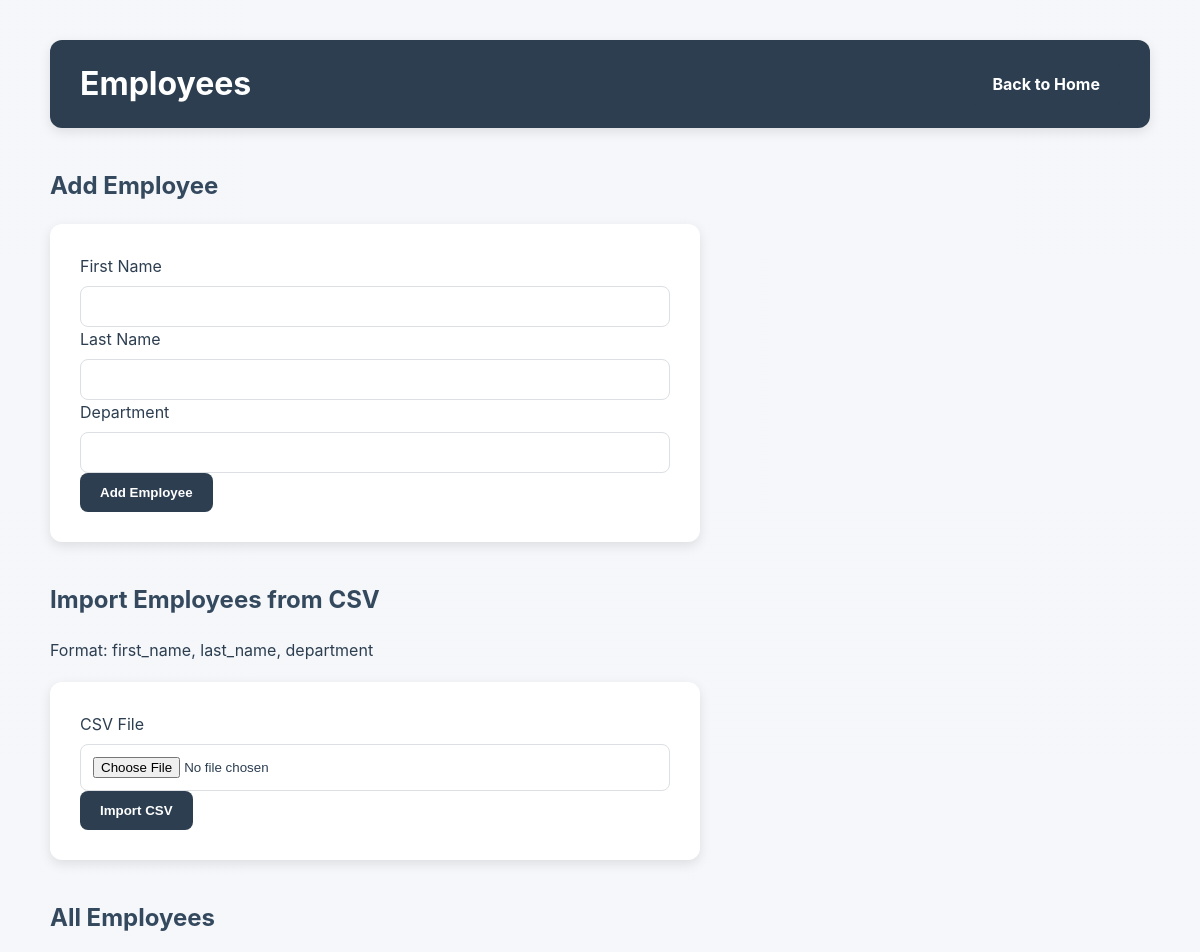
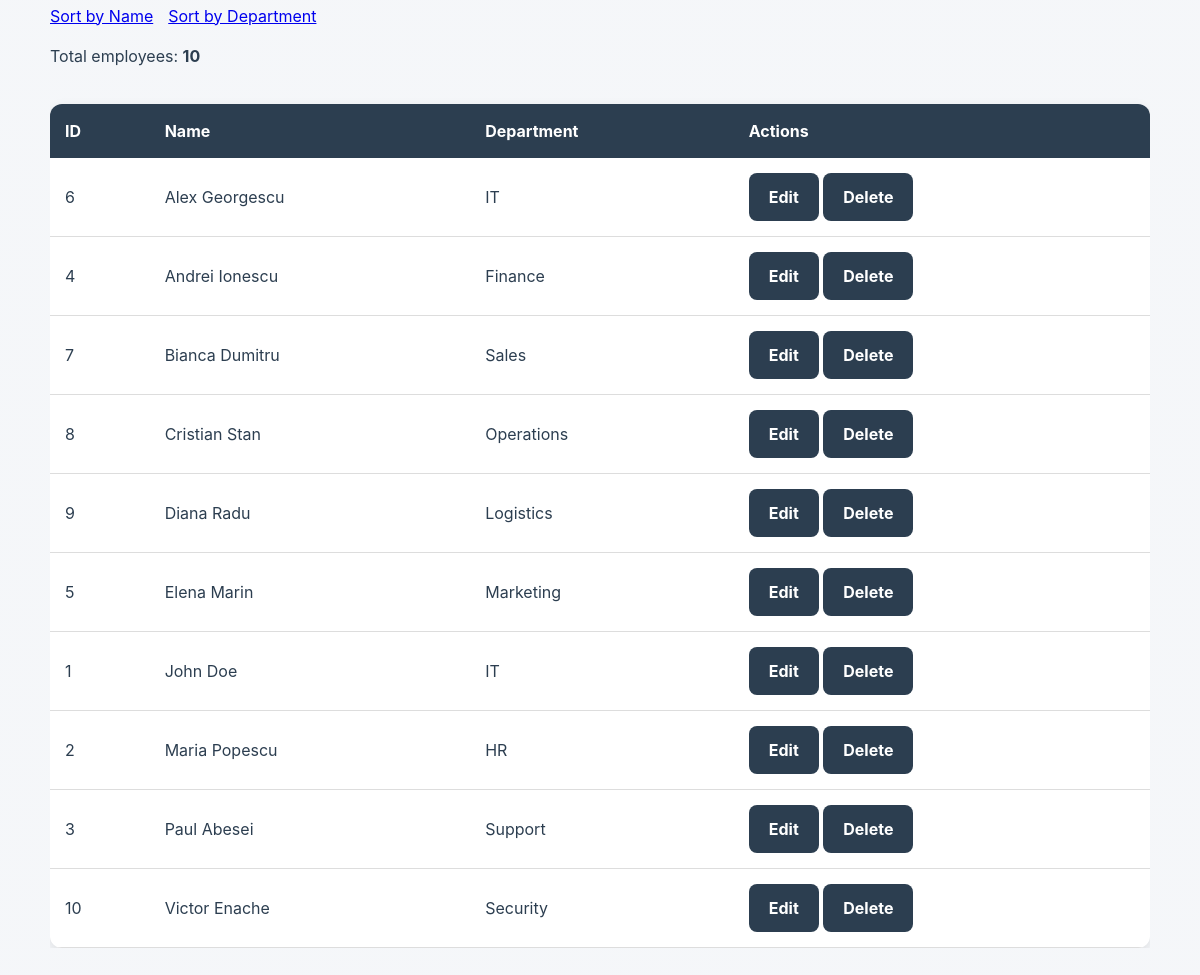
The app's page /employees/add with its own data (2 pictures, top to bottom).
### tables this page shows
CREATE TABLE employees (
                id INTEGER PRIMARY KEY AUTOINCREMENT,
                first_name TEXT NOT NULL,
                last_name TEXT NOT NULL,
                department TEXT
            );

### routes/employees.py (the view, shortened to what this page needs)
    @app.route("/employees/add", methods=["GET", "POST"])
    def add_employee_route():
        sort_by = request.args.get("sort", "name")
        employees = get_all_employees_list(sort_by)
        return render_template(
            "employees/add.html",
            employees=employees
        )

### services/add_employees.py (called while the page is built)
def get_all_employees_list(sort_by="name"):
    allowed_sort = {
        "name": "first_name",
        "department": "department"
    }
    sort_column = allowed_sort.get(sort_by, "first_name")
    query = f"""
        SELECT *
        FROM employees
        ORDER BY {sort_column}
    """
    with sqlite3.connect(DB_PATH) as conn:
        conn.row_factory = sqlite3.Row
        cursor = conn.cursor()
        cursor.execute(query)
        return cursor.fetchall()

### templates/employees/add.html (shortened to what this page needs)
<!DOCTYPE html>
<html lang="en">
<head>
    <link rel="stylesheet"
          href="{{ url_for('static', filename='style.css') }}">
</head>
<body>
<div class="container">
    <div class="page-header">
        <h1>Employees</h1>
        <div class="header-buttons">
            <a href="{{ url_for('home') }}"
               class="btn">
                Back to Home
            </a>
        </div>
    </div>
    <section class="content-section">
        <h2>Add Employee</h2>
        <form method="POST">
            <div class="form-group">
                <label for="first_name">
                    First Name
                </label>
                <input type="text"
                       id="first_name"
                       name="first_name"
                       required>
            </div>
            <div class="form-group">
                <label for="last_name">
                    Last Name
                </label>
                <input type="text"
                       id="last_name"
                       name="last_name"
                       required>
            </div>
            <div class="form-group">
                <label for="department">
                    Department
                </label>
                <input type="text"
                       id="department"
                       name="department">
            </div>
            <button type="submit"
                    name="add_employee">
                Add Employee
            </button>
        </form>
    </section>
    <section class="content-section">
        <h2>Import Employees from CSV</h2>
        <p>
            Format:
            first_name, last_name, department
        </p>
        <form method="POST"
              enctype="multipart/form-data">
            <div class="form-group">
                <label for="csv_file">
                    CSV File
                </label>
                <input type="file"
                       id="csv_file"
                       name="csv_file"
                       accept=".csv"
                       required>
            </div>
            <button type="submit"
                    name="import_csv">
                Import CSV
            </button>
        </form>
    </section>
    <section class="content-section">
        <p>
            <h2>All Employees</h2>
            <div class="header-buttons">
                <a href="{{ url_for('add_employee_route', sort='name') }}"
                   >
                    Sort by Name
                </a>
                <a href="{{ url_for('add_employee_route', sort='department') }}"
                   >
                    Sort by Department
                </a>
            </div>
        </p>
        <p>
            Total employees:
            <strong>{{ employees|length }}</strong>
        </p>
        {% if employees %}
            <div class="table-wrapper">
                <table>
                    <thead>
                        <tr>
                            <th>ID</th>
                            <th>Name</th>
                            <th>Department</th>
                            <th>Actions</th>
                        </tr>
                    </thead>
                    <tbody>
                        {% for employee in employees %}
                        <tr>
                            <td>
                                {{ employee["id"] }}
                            </td>
                            <td>
                                {{ employee["first_name"] }}
                                {{ employee["last_name"] }}
                            </td>
                            <td>
                                {{ employee["department"] or "-" }}
                            </td>
                            <td>
                                <div class="action-links">
                                    <a href="{{ url_for('edit_employee', employee_id=employee['id']) }}"
                                       class="btn btn-small">
                                        Edit
                                    </a>
                                    <a href="{{ url_for('delete_employee_route', employee_id=employee['id']) }}"
                                       class="btn btn-small"
                                       onclick="return confirm('Delete this employee?')">
                                        Delete
                                    </a>
                                </div>
                            </td>
                        </tr>
                        {% endfor %}
                    </tbody>
                </table>
            </div>
        {% else %}
            <p>
                No employees found.
            </p>
        {% endif %}
    </section>
</div>
</body>
</html>

### design/style.css (style rules this page uses)
:root { --color-primary: #2c3e50; --color-primary-light: #34495e; --color-background: #f4f6f9; --color-surface: #ffffff; --color-border: #dcdfe3; --color-success-bg: #d4edda; --color-success-text: #155724; --color-error-bg: #f8d7da; --color-error-text: #721c24; --color-warning-bg: #fff3cd; --color-warning-text: #856404; --shadow-sm: 0 2px 8px rgba(0, 0, 0, 0.08); --shadow-md: 0 4px 12px rgba(0, 0, 0, 0.10); --radius-sm: 8px; --radius-md: 12px; --transition-fast: 0.2s ease; }
* { box-sizing: border-box; }
body { font-family: Inter, -apple-system, BlinkMacSystemFont, "Segoe UI", sans-serif; line-height: 1.5; background-image: linear-gradient( rgba(244, 246, 249, 0.92), rgba(244, 246, 249, 0.92) ), url("https://images.unsplash.com/photo-1497366754035-f200968a6e72?q=80&w=1600&auto=format&fit=crop"); background-size: cover; background-position: center; background-attachment: fixed; margin: 0; padding: 40px; color: var(--color-primary); }
.container { max-width: 1100px; margin: auto; }
h1 { color: var(--color-primary); margin-bottom: 10px; }
h2 { color: var(--color-primary-light); margin-top: 40px; }
.btn, button { display: inline-block; background-color: var(--color-primary); color: white; padding: 12px 20px; border: none; border-radius: var(--radius-sm); text-decoration: none; font-weight: bold; cursor: pointer; transition: background-color var(--transition-fast), transform var(--transition-fast), box-shadow var(--transition-fast); }
form { background: var(--color-surface); padding: 30px; border-radius: var(--radius-md); box-shadow: var(--shadow-md); margin-top: 20px; max-width: 650px; }
input, select { width: 100%; padding: 12px; border: 1px solid var(--color-border); border-radius: var(--radius-sm); margin-top: 8px; box-sizing: border-box; transition: border-color var(--transition-fast), box-shadow var(--transition-fast); }
.table-wrapper { overflow-x: auto; }
table { width: 100%; border-collapse: collapse; background: var(--color-surface); border-radius: var(--radius-md); overflow: hidden; box-shadow: var(--shadow-md); margin-top: 20px; }
table th { background-color: var(--color-primary); color: white; padding: 15px; text-align: left; }
table td { padding: 15px; border-bottom: 1px solid #ddd; }
.page-header { display: flex; justify-content: space-between; align-items: center; gap: 20px; margin-bottom: 30px; background-color: var(--color-primary); padding: 20px 30px; border-radius: var(--radius-md); box-shadow: var(--shadow-md); }
.page-header h1 { margin: 0; color: white; }
.header-buttons { display: flex; gap: 15px; flex-wrap: wrap; }

### records on screen
employees: id "6", first_name "Alex", last_name "Georgescu", department "IT"
employees: id "4", first_name "Andrei", last_name "Ionescu", department "Finance"
employees: id "7", first_name "Bianca", last_name "Dumitru", department "Sales"
employees: id "8", first_name "Cristian", last_name "Stan", department "Operations"
employees: id "9", first_name "Diana", last_name "Radu", department "Logistics"
employees: id "5", first_name "Elena", last_name "Marin", department "Marketing"
employees: id "1", first_name "John", last_name "Doe", department "IT"
employees: id "2", first_name "Maria", last_name "Popescu", department "HR"
employees: id "3", first_name "Paul", last_name "Abesei", department "Support"
employees: id "10", first_name "Victor", last_name "Enache", department "Security"

### other values on screen
{{ employees|length }} "10"
